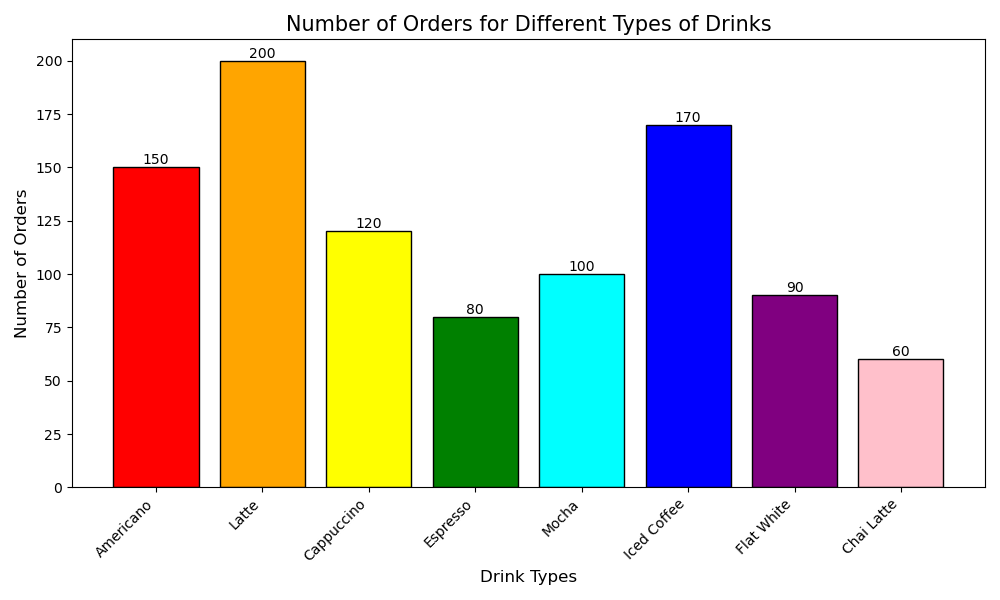

Generate this figure with Python:

import matplotlib.pyplot as plt

# Data
drinks = ['Americano', 'Latte', 'Cappuccino', 'Espresso', 'Mocha', 'Iced Coffee', 'Flat White', 'Chai Latte']
orders = [150, 200, 120, 80, 100, 170, 90, 60]

# Colors for each bar for diversification
colors = ['#FF0000', '#FFA500', '#FFFF00', '#008000', '#00FFFF', '#0000FF', '#800080', '#FFC0CB']

# Creating the bar chart
plt.figure(figsize=(10, 6))  # Setting the figure size
bars = plt.bar(drinks, orders, color=colors, edgecolor='black')  # Creating bars with edge color

# Add a title and labels
plt.title('Number of Orders for Different Types of Drinks', fontsize=15)
plt.xlabel('Drink Types', fontsize=12)
plt.ylabel('Number of Orders', fontsize=12)

# Rotate the x-axis labels for better readability
plt.xticks(rotation=45, ha='right')

# Show the value on top of each bar for better readability
for bar in bars:
    yval = bar.get_height()
    plt.text(bar.get_x() + bar.get_width()/2, yval, int(yval), ha='center', va='bottom', fontsize=10)

# Display the legend (optional, this might not be needed as the bars are directly labeled)
# plt.legend(drinks, loc='best')

# Tight layout for fitting everything within the figure cleanly
plt.tight_layout()

# Show the plot
plt.show()
